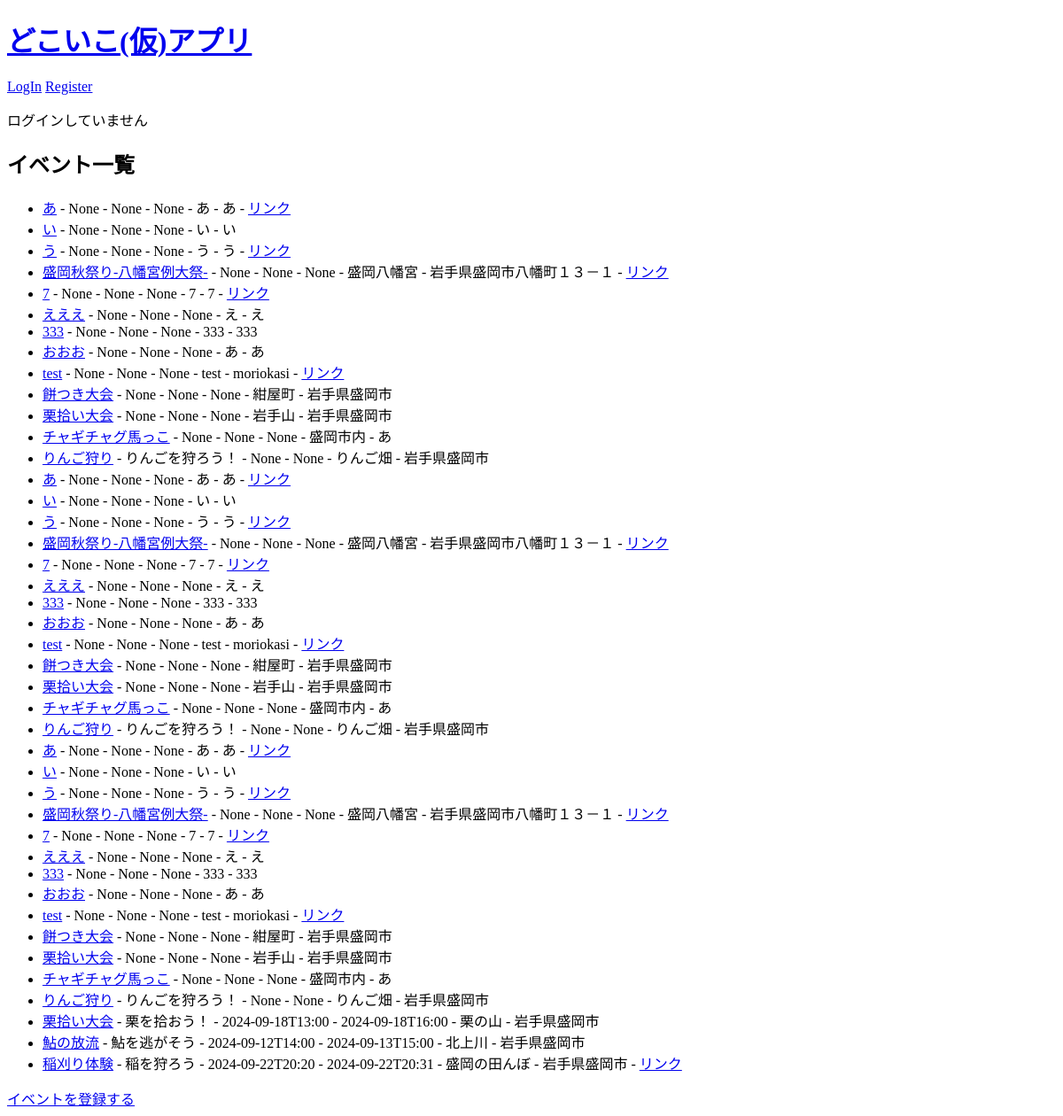
Before: / with the older database file.
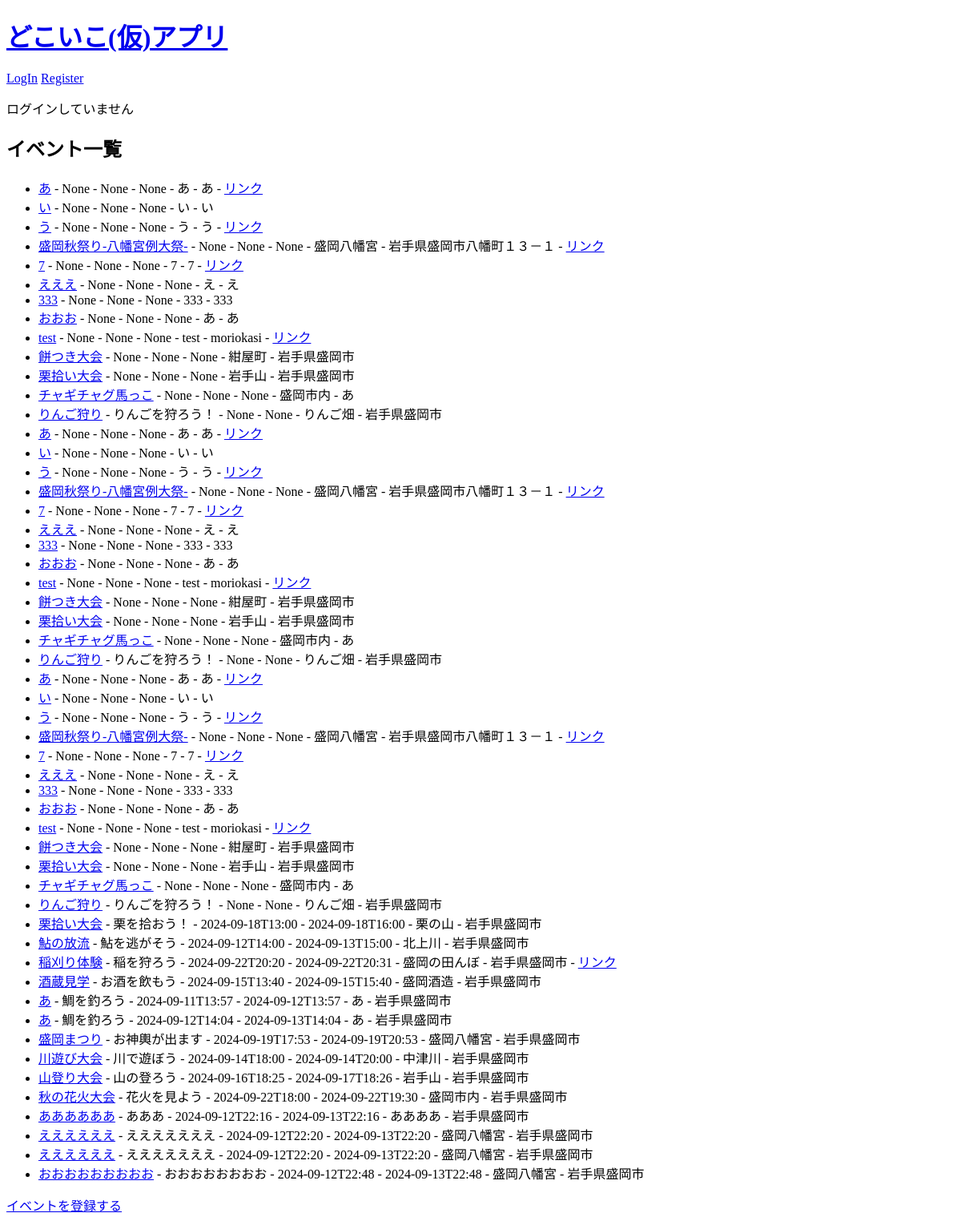
After: the same page with the newer database file.
### config.py (models this page shows, shortened)
class Event(Model):
    name = CharField()
    content = TextField(null=True)
    start_date = DateTimeField(null=True)
    end_date = DateTimeField(null=True)
    place = CharField()
    address = CharField()
    url = CharField(null=True)
    image = CharField(null=True)  # 画像ファイル名を保存するフィールド
    class Meta:
        database = db
        table_name = "events"

### app.py (the view)
@app.route("/", methods=["GET", "POST"])
def index():  # データベースからすべてのイベントを取得
    events = Event.select()
    return render_template("index.html", events=events)

### templates/index.html (shortened to what this page needs)
<!DOCTYPE html>
<html lang="ja">
<head>
</head>
<body>
   <div class="page">
       <h1><a href="{{ url_for('index') }}">どこいこ(仮)アプリ</a></h1>
       <div class="metanav">
           {% if not current_user.is_authenticated %}
               <a href="{{ url_for('user_bp.login') }}">LogIn</a>
               <a href="{{ url_for('user_bp.register') }}">Register</a>
           {% else %}
               <a href="{{ url_for('user_bp.logout') }}">LogOut</a>
           {% endif %}
       </div>
    {% if current_user.is_authenticated %}
        <p>{{ current_user.name }} さんこんにちは</p>
    {% else %}
        <p>ログインしていません</p>
    {% endif %}
    <h2>イベント一覧</h2>
    <ul>
        {% for event in events %}
        <li>
            <a href="{{ url_for('event_detail', event_id=event.id) }}">{{ event.name }}</a>
            - {{ event.content }}
            - {{ event.start_date }}
            - {{ event.end_date }}
            - {{ event.place }}
            - {{ event.address }}
            {% if event.url %}
            - <a href="{{ event.url }}" target="_blank">リンク</a>
            {% endif %}
        </li>
        {% endfor %}
    </ul>
    <a href="{{ url_for('create_events') }}">イベントを登録する</a>
</body>
</html>

Changed rows visible on the page:
added Event: name "酒蔵見学", content "お酒を飲もう", start_date "2024-09-15T13:40", end_date "2024-09-15T15:40", place "盛岡酒造", address "岩手県盛岡市"
added Event: name "あ", content "鯛を釣ろう", start_date "2024-09-11T13:57", end_date "2024-09-12T13:57", place "あ", address "岩手県盛岡市"
added Event: name "あ", content "鯛を釣ろう", start_date "2024-09-12T14:04", end_date "2024-09-13T14:04", place "あ", address "岩手県盛岡市"
added Event: name "盛岡まつり", content "お神輿が出ます", start_date "2024-09-19T17:53", end_date "2024-09-19T20:53", place "盛岡八幡宮", address "岩手県盛岡市"
added Event: name "川遊び大会", content "川で遊ぼう", start_date "2024-09-14T18:00", end_date "2024-09-14T20:00", place "中津川", address "岩手県盛岡市"
added Event: name "山登り大会", content "山の登ろう", start_date "2024-09-16T18:25", end_date "2024-09-17T18:26", place "岩手山", address "岩手県盛岡市"
added Event: name "秋の花火大会", content "花火を見よう", start_date "2024-09-22T18:00", end_date "2024-09-22T19:30", place "盛岡市内", address "岩手県盛岡市"
added Event: name "ああああああ", content "あああ", start_date "2024-09-12T22:16", end_date "2024-09-13T22:16", place "ああああ", address "岩手県盛岡市"
added Event: name "ええええええ", content "えええええええ", start_date "2024-09-12T22:20", end_date "2024-09-13T22:20", place "盛岡八幡宮", address "岩手県盛岡市"
added Event: name "ええええええ", content "えええええええ", start_date "2024-09-12T22:20", end_date "2024-09-13T22:20", place "盛岡八幡宮", address "岩手県盛岡市"
added Event: name "おおおおおおおおお", content "おおおおおおおお", start_date "2024-09-12T22:48", end_date "2024-09-13T22:48", place "盛岡八幡宮", address "岩手県盛岡市"
